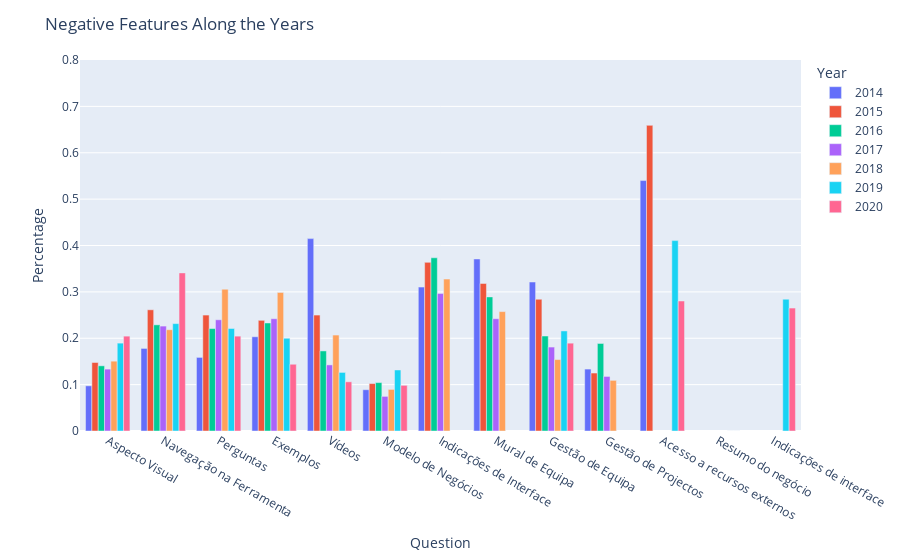

The code cell stored with this chart in its notebook:
### Code cell
import plotly_express as px

fig = px.bar(NegOverYears, x="Question", y="Percentage", color='Year', barmode='group',
             hover_name='Question', range_y=[0,0.8])
fig.update_layout(title_text='Negative Features Along the Years')
fig.update_layout(xaxis_type='category')

fig.show()
fig.write_image('Outputs/YearlyAverage/NegOverYears.png')

### Figure 1 — Plotly figure (JSON) as saved in the notebook; plotly's stock layout.template omitted (floating-point values rounded to 4 significant figures)
{"data": [{"alignmentgroup": "True", "hovertemplate": "<b>%{hovertext}</b><br><br>Year=2014<br>Question=%{x}<br>Percentage=%{y}<extra></extra>", "hovertext": ["Aspecto Visual", "Navegação na Ferramenta", "Perguntas", "Exemplos", "Vídeos", "Modelo de Negócios", "Indicações de Interface", "Mural de Equipa", "Gestão de Equipa", "Gestão de Projectos", "Acesso a recursos externos"], "legendgroup": "2014", "marker": {"color": "#636efa"}, "name": "2014", "offsetgroup": "2014", "orientation": "v", "showlegend": true, "textposition": "auto", "type": "bar", "x": ["Aspecto Visual", "Navegação na Ferramenta", "Perguntas", "Exemplos", "Vídeos", "Modelo de Negócios", "Indicações de Interface", "Mural de Equipa", "Gestão de Equipa", "Gestão de Projectos", "Acesso a recursos externos"], "xaxis": "x", "y": [0.09742, 0.1781, 0.1587, 0.2032, 0.4148, 0.08903, 0.3103, 0.371, 0.3213, 0.1335, 0.54], "yaxis": "y"}, {"alignmentgroup": "True", "hovertemplate": "<b>%{hovertext}</b><br><br>Year=2015<br>Question=%{x}<br>Percentage=%{y}<extra></extra>", "hovertext": ["Aspecto Visual", "Navegação na Ferramenta", "Perguntas", "Exemplos", "Vídeos", "Modelo de Negócios", "Indicações de Interface", "Mural de Equipa", "Gestão de Equipa", "Gestão de Projectos", "Acesso a recursos externos"], "legendgroup": "2015", "marker": {"color": "#EF553B"}, "name": "2015", "offsetgroup": "2015", "orientation": "v", "showlegend": true, "textposition": "auto", "type": "bar", "x": ["Aspecto Visual", "Navegação na Ferramenta", "Perguntas", "Exemplos", "Vídeos", "Modelo de Negócios", "Indicações de Interface", "Mural de Equipa", "Gestão de Equipa", "Gestão de Projectos", "Acesso a recursos externos"], "xaxis": "x", "y": [0.1477, 0.2614, 0.25, 0.2386, 0.25, 0.1023, 0.3636, 0.3182, 0.2841, 0.125, 0.6591], "yaxis": "y"}, {"alignmentgroup": "True", "hovertemplate": "<b>%{hovertext}</b><br><br>Year=2016<br>Question=%{x}<br>Percentage=%{y}<extra></extra>", "hovertext": ["Aspecto Visual", "Navegação na Ferramenta", "Perguntas", "Exemplos", "Vídeos", "Modelo de Negócios", "Indicações de Interface", "Mural de Equipa", "Gestão de Equipa", "Gestão de Projectos"], "legendgroup": "2016", "marker": {"color": "#00cc96"}, "name": "2016", "offsetgroup": "2016", "orientation": "v", "showlegend": true, "textposition": "auto", "type": "bar", "x": ["Aspecto Visual", "Navegação na Ferramenta", "Perguntas", "Exemplos", "Vídeos", "Modelo de Negócios", "Indicações de Interface", "Mural de Equipa", "Gestão de Equipa", "Gestão de Projectos"], "xaxis": "x", "y": [0.1406, 0.2289, 0.2209, 0.2329, 0.1727, 0.1044, 0.3735, 0.2892, 0.2048, 0.1888], "yaxis": "y"}, {"alignmentgroup": "True", "hovertemplate": "<b>%{hovertext}</b><br><br>Year=2017<br>Question=%{x}<br>Percentage=%{y}<extra></extra>", "hovertext": ["Aspecto Visual", "Navegação na Ferramenta", "Perguntas", "Exemplos", "Vídeos", "Modelo de Negócios", "Indicações de Interface", "Mural de Equipa", "Gestão de Equipa", "Gestão de Projectos"], "legendgroup": "2017", "marker": {"color": "#ab63fa"}, "name": "2017", "offsetgroup": "2017", "orientation": "v", "showlegend": true, "textposition": "auto", "type": "bar", "x": ["Aspecto Visual", "Navegação na Ferramenta", "Perguntas", "Exemplos", "Vídeos", "Modelo de Negócios", "Indicações de Interface", "Mural de Equipa", "Gestão de Equipa", "Gestão de Projectos"], "xaxis": "x", "y": [0.1335, 0.2262, 0.2398, 0.2421, 0.1425, 0.07466, 0.2964, 0.2421, 0.181, 0.1176], "yaxis": "y"}, {"alignmentgroup": "True", "hovertemplate": "<b>%{hovertext}</b><br><br>Year=2018<br>Question=%{x}<br>Percentage=%{y}<extra></extra>", "hovertext": ["Aspecto Visual", "Navegação na Ferramenta", "Perguntas", "Exemplos", "Vídeos", "Modelo de Negócios", "Indicações de Interface", "Mural de Equipa", "Gestão de Equipa", "Gestão de Projectos"], "legendgroup": "2018", "marker": {"color": "#FFA15A"}, "name": "2018", "offsetgroup": "2018", "orientation": "v", "showlegend": true, "textposition": "auto", "type": "bar", "x": ["Aspecto Visual", "Navegação na Ferramenta", "Perguntas", "Exemplos", "Vídeos", "Modelo de Negócios", "Indicações de Interface", "Mural de Equipa", "Gestão de Equipa", "Gestão de Projectos"], "xaxis": "x", "y": [0.1506, 0.2184, 0.3057, 0.2989, 0.2069, 0.08966, 0.3276, 0.2575, 0.154, 0.1092], "yaxis": "y"}, {"alignmentgroup": "True", "hovertemplate": "<b>%{hovertext}</b><br><br>Year=2019<br>Question=%{x}<br>Percentage=%{y}<extra></extra>", "hovertext": ["Resumo do negócio", "Modelo de Negócios", "Indicações de interface", "Navegação na Ferramenta", "Aspecto Visual", "Exemplos", "Perguntas", "Vídeos", "Gestão de Equipa", "Acesso a recursos externos"], "legendgroup": "2019", "marker": {"color": "#19d3f3"}, "name": "2019", "offsetgroup": "2019", "orientation": "v", "showlegend": true, "textposition": "auto", "type": "bar", "x": ["Resumo do negócio", "Modelo de Negócios", "Indicações de interface", "Navegação na Ferramenta", "Aspecto Visual", "Exemplos", "Perguntas", "Vídeos", "Gestão de Equipa", "Acesso a recursos externos"], "xaxis": "x", "y": [0, 0.1316, 0.2842, 0.2316, 0.1895, 0.2, 0.2211, 0.1263, 0.2158, 0.4105], "yaxis": "y"}, {"alignmentgroup": "True", "hovertemplate": "<b>%{hovertext}</b><br><br>Year=2020<br>Question=%{x}<br>Percentage=%{y}<extra></extra>", "hovertext": ["Resumo do negócio", "Modelo de Negócios", "Indicações de interface", "Navegação na Ferramenta", "Aspecto Visual", "Exemplos", "Perguntas", "Vídeos", "Gestão de Equipa", "Acesso a recursos externos"], "legendgroup": "2020", "marker": {"color": "#FF6692"}, "name": "2020", "offsetgroup": "2020", "orientation": "v", "showlegend": true, "textposition": "auto", "type": "bar", "x": ["Resumo do negócio", "Modelo de Negócios", "Indicações de interface", "Navegação na Ferramenta", "Aspecto Visual", "Exemplos", "Perguntas", "Vídeos", "Gestão de Equipa", "Acesso a recursos externos"], "xaxis": "x", "y": [0, 0.09848, 0.2652, 0.3409, 0.2045, 0.1439, 0.2045, 0.1061, 0.1894, 0.2803], "yaxis": "y"}], "layout": {"barmode": "group", "legend": {"title": {"text": "Year"}, "tracegroupgap": 0}, "margin": {"t": 60}, "title": {"text": "Negative Features Along the Years"}, "xaxis": {"anchor": "y", "domain": [0, 1], "title": {"text": "Question"}, "type": "category"}, "yaxis": {"anchor": "x", "domain": [0, 1], "range": [0, 0.8], "title": {"text": "Percentage"}}}}
